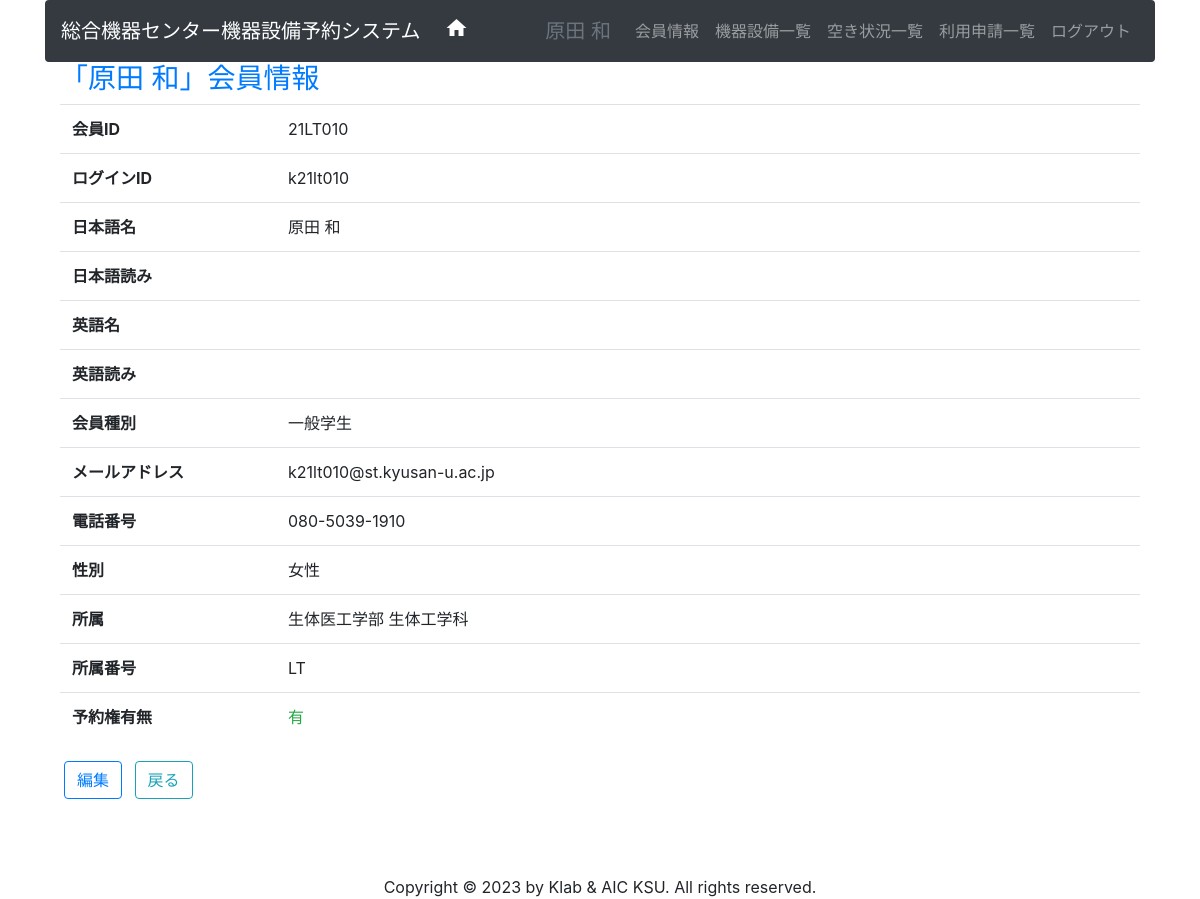
/index.php?to=mbr&do=detail (signed in), run on the app's committed database.
### tables this page shows
CREATE TABLE `tb_member` (
  `id` bigint(20) UNSIGNED NOT NULL COMMENT '通し番号（自動採番, 内部参照用）',
  `uid` varchar(16) NOT NULL COMMENT 'ユーザID',
  `sid` varchar(16) NOT NULL COMMENT '学籍番号(文字列)・教職員番号(数字)',
  `email` varchar(32) DEFAULT NULL COMMENT 'メールアドレス',
  `tel_no` varchar(32) DEFAULT NULL COMMENT '電話番号',
  `ja_name` varchar(32) NOT NULL COMMENT '日本語氏名',
  `ja_yomi` varchar(32) DEFAULT NULL COMMENT '日本語読み',
  `en_name` varchar(32) DEFAULT NULL COMMENT '英語氏名',
  `en_yomi` varchar(32) DEFAULT NULL COMMENT '英語読み',
  `sex` int(11) NOT NULL DEFAULT 0 COMMENT '性別(0:未記入,1:男性,2:女性)',
  `dept_name` varchar(64) DEFAULT NULL COMMENT '所属名称, 例: 理工学部 情報科学科',
  `dept_code` varchar(16) DEFAULT NULL COMMENT '所属コード,例: RS',
  `category` int(11) NOT NULL DEFAULT 9 COMMENT 'カテゴリ(1:一般学生,2:教育職員,3:事務職員,9:その他職員)',
  `authority` int(11) NOT NULL DEFAULT 1 COMMENT '権限(0:予約権なし,1:予約付き)',
  `granted` timestamp NOT NULL DEFAULT current_timestamp() ON UPDATE current_timestamp() COMMENT '権限付与・撤回日時',
  `memo` text DEFAULT NULL COMMENT '備考'
);

### src/controllers/Member.php (called while the page is built, shortened)
<?php
class Member extends Controller
{
    public function detailAction($id = null)
    {
        if (is_null($id)) {
            $id = $this->user->getLoginMemberId();
        }
        $row = $this->model->getDetail($id);
        if (!$row) {
            $this->view->assign('error_message', '指定された会員情報は存在しません。');
        } else {
            $this->view->assign('row', $row);
            $this->view->assign('is_admin', $this->user->isAdmin());
            $this->view->assign('is_owner', $this->user->isOwner($id));
        }
        $this->view->render('mbr_detail.php');
    }
}

### index.php (called while the page is built, shortened)
<?php
require_once __DIR__ . '/conf/develop_env.php';
$config = [
    'view_dir' => __DIR__ . '/src/views/',
    'db' => $conf,
    'routes' => [
        'user' => ['c' => 'User',       'a' => ['login', 'auth', 'logout', 'upass']],
        'inst' => ['c' => 'Instrument', 'a' => ['list', 'detail', 'input', 'save', 'delete']],
        'mbr'  => ['c' => 'Member',     'a' => ['list', 'detail', 'input', 'save', 'delete', 'grant']],
        'rsv'  => ['c' => 'Reserve',    'a' => ['list', 'detail', 'input', 'save', 'delete', 'grant', 'report', 'export']],
        'stf'  => ['c' => 'Staff',      'a' => ['list', 'detail', 'input', 'save', 'delete', 'grant']],
        'aic'  => ['c' => 'Aic',        'a' => ['list', 'detail', 'input', 'save', 'delete']],
    ],
    'default_route' => ['to' => 'inst', 'do' => 'list'],
];
try {
    $to = $_GET['to'] ?? $config['default_route']['to'];
    $do = $_GET['do'] ?? $config['default_route']['do'];
    $params = $_GET;
    unset($params['to'], $params['do']);
    $routeInfo = $config['routes'][$to] ?? $config['routes'][$config['default_route']['to']];
    $actionMethod = (in_array($do, $routeInfo['a'], true)) ? $do . 'Action' : 'listAction';
    $model = new $modelClass();
    $view = new aic\views\View($config['view_dir']);
    $controller = new $controllerClass($model, $view);
    call_user_func_array([$controller, $actionMethod], $params);
} catch (\Throwable $e) {
    if (defined('DEVELOP_ENV') && DEVELOP_ENV) {
        header('HTTP/1.1 500 Internal Server Error');
        echo "<h1>Application Error</h1>";
        echo "<pre>";
        echo "<strong>Message:</strong> " . htmlspecialchars($e->getMessage(), ENT_QUOTES, 'UTF-8') . "\n\n";
        echo "<strong>File:</strong> " . $e->getFile() . " on line " . $e->getLine() . "\n\n";
        echo "<strong>Stack Trace:</strong>\n" . $e->getTraceAsString();
        echo "</pre>";
    } else {
    }
    exit;
}

### src/controllers/Controller.php (called while the page is built, shortened)
<?php
abstract class Controller
{
    public function __construct(Model $model, View $view)
    {
        $this->model = $model;
        $this->user = new User();
    }
}

### src/models/Model.php (called while the page is built, shortened)
<?php
class Model
{
    protected $table;
    private static $conf;
    protected $db;
    public function initDb()
    {
        $this->db = new \mysqli(
            self::$conf['host'],
            self::$conf['username'],
            self::$conf['password'],
            self::$conf['dbname'],
        );
        $this->db->set_charset('utf8');
    }
    public static function setConnInfo($conf)
    {
      self::$conf = $conf;
    }
    public function getDetail($id)
    {
        $sql = sprintf("SELECT * FROM %s WHERE id=$id", $this->table);
        $rs = $this->db->query($sql);
        return $rs->fetch_assoc();
    }
}

### src/models/User.php (called while the page is built, shortened)
<?php
class User extends Model {
    public function getLoginMemberId()
    {
        if (isset($_SESSION['member_id'])){
            return (int)$_SESSION['member_id'];
        }
        return null;
    }
}

### src/views/mbr_detail.php (the view, shortened to what this page needs)
<?php if (isset($error_message)): ?>
    <div class="alert alert-danger" role="alert">
        <?= htmlspecialchars($error_message, ENT_QUOTES, 'UTF-8') ?>
    </div>
    <a href="index.php?to=mbr&do=list" class="btn btn-outline-info m-1">会員一覧に戻る</a>
<?php elseif (isset($row)): ?>
    <h3 class="text-primary">「<?= htmlspecialchars($row['ja_name']) ?>」会員情報</h3>
    <table class="table table-hover">
        <tr><th width="20%">会員ID</th><td><?= htmlspecialchars($row['sid']) ?></td></tr>
        <tr><th>ログインID</th><td><?= htmlspecialchars($row['uid']) ?></td></tr>
        <tr><th>日本語名</th><td><?= htmlspecialchars($row['ja_name']) ?></td></tr>
        <tr><th>日本語読み</th><td><?= htmlspecialchars($row['ja_yomi']) ?></td></tr>
        <tr><th>英語名</th><td><?= htmlspecialchars($row['en_name']) ?></td></tr>
        <tr><th>英語読み</th><td><?= htmlspecialchars($row['en_yomi']) ?></td></tr>
        <tr>
            <th>会員種別</th>
            <td>
                <?= htmlspecialchars(KsuCode::MBR_CATEGORY[$row['category']] ?? '不明') ?>
            </td>
        </tr>
        <tr><th>メールアドレス</th><td><?= htmlspecialchars($row['email']) ?></td></tr>
        <tr><th>電話番号</th><td><?= htmlspecialchars($row['tel_no']) ?></td></tr>
        <tr><th>性別</th><td><?= htmlspecialchars(KsuCode::MBR_SEX[$row['sex']] ?? '未登録') ?></td></tr>
        <tr><th>所属</th><td><?= htmlspecialchars($row['dept_name']) ?></td></tr>
        <tr><th>所属番号</th><td><?= htmlspecialchars($row['dept_code']) ?></td></tr>
        <tr>
            <th>予約権有無</th>
            <?php $class = ($row['authority'] == 1) ? 'text-success' : 'text-danger'; ?>
            <td class="<?= $class ?>"><?= htmlspecialchars(KsuCode::MBR_AUTHORITY[$row['authority']] ?? '不明') ?></td>
        </tr>
    </table>
    <div class="pb-5 mb-5">
        <?php if ($is_admin || $is_owner): ?>
            <a class="btn btn-outline-primary m-1" href="index.php?to=mbr&do=input&id=<?= htmlspecialchars($row['id']) ?>">編集</a>
        <?php endif; ?>
        <a href="index.php?to=mbr&do=list" class="btn btn-outline-info m-1">戻る</a>
    </div>
<?php endif; ?>

### data on the page
tb_member: ja_name "原田 和", sid "21LT010", uid "k21lt010", category "一般学生", email "k21lt010@st.kyusan-u.ac.jp", tel_no "080-5039-1910", sex "女性", dept_name "生体医工学部 生体工学科", dept_code "LT", authority "有"

### other printed values
$app_name "総合機器センター機器設備予約システム"
$_SESSION['uname'] "原田 和"
$_label "会員情報"
$_label "機器設備一覧"
$_label "空き状況一覧"
$_label "利用申請一覧"
